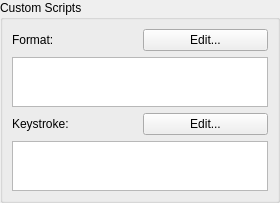
                <widget class="QWidget" name="page_18">
                 <layout class="QVBoxLayout" name="verticalLayout_32">
                  <property name="leftMargin">
                   <number>0</number>
                  </property>
                  <property name="topMargin">
                   <number>0</number>
                  </property>
                  <property name="rightMargin">
                   <number>0</number>
                  </property>
                  <property name="bottomMargin">
                   <number>0</number>
                  </property>
                  <item>
                   <widget class="QGroupBox" name="GroupCust">
                    <property name="title">
                     <string>Custom Scripts</string>
                    </property>
                    <layout class="QVBoxLayout" name="verticalLayout_33">
                     <item>
                      <layout class="QHBoxLayout" name="horizontalLayout_17">
                       <item>
                        <widget class="QLabel" name="label_25">
                         <property name="text">
                          <string>Format:</string>
                         </property>
                        </widget>
                       </item>
                       <item>
                        <widget class="QPushButton" name="EditFormat">
                         <property name="text">
                          <string>Edit...</string>
                         </property>
                        </widget>
                       </item>
                      </layout>
                     </item>
                     <item>
                      <widget class="QTextEdit" name="FormatScript">
                       <property name="maximumSize">
                        <size>
                         <width>32000</width>
                         <height>50</height>
                        </size>
                       </property>
                       <property name="autoFillBackground">
                        <bool>true</bool>
                       </property>
                       <property name="readOnly">
                        <bool>true</bool>
                       </property>
                      </widget>
                     </item>
                     <item>
                      <layout class="QHBoxLayout" name="horizontalLayout_18">
                       <item>
                        <widget class="QLabel" name="label_26">
                         <property name="text">
                          <string>Keystroke:</string>
                         </property>
                        </widget>
                       </item>
                       <item>
                        <widget class="QPushButton" name="EditKeystr">
                         <property name="text">
                          <string>Edit...</string>
                         </property>
                        </widget>
                       </item>
                      </layout>
                     </item>
                     <item>
                      <widget class="QTextEdit" name="KeyScript">
                       <property name="maximumSize">
                        <size>
                         <width>32000</width>
                         <height>50</height>
                        </size>
                       </property>
                       <property name="autoFillBackground">
                        <bool>true</bool>
                       </property>
                       <property name="readOnly">
                        <bool>true</bool>
                       </property>
                      </widget>
                     </item>
                    </layout>
                   </widget>
                  </item>
                 </layout>
                </widget>
